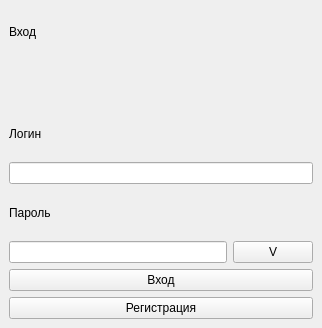
<?xml version="1.0" encoding="UTF-8"?>
<ui version="4.0">
 <class>MainWindow</class>
 <widget class="QMainWindow" name="MainWindow">
  <property name="geometry">
   <rect>
    <x>0</x>
    <y>0</y>
    <width>322</width>
    <height>328</height>
   </rect>
  </property>
  <property name="windowTitle">
   <string>MainWindow</string>
  </property>
  <widget class="QWidget" name="centralwidget">
   <layout class="QVBoxLayout" name="verticalLayout">
    <item>
     <widget class="QLabel" name="l_entry">
      <property name="text">
       <string>Вход</string>
      </property>
     </widget>
    </item>
    <item>
     <widget class="QLabel" name="l_info">
      <property name="text">
       <string/>
      </property>
     </widget>
    </item>
    <item>
     <widget class="QLabel" name="l_login">
      <property name="text">
       <string>Логин</string>
      </property>
     </widget>
    </item>
    <item>
     <widget class="QLineEdit" name="le_login"/>
    </item>
    <item>
     <widget class="QLabel" name="l_password">
      <property name="text">
       <string>Пароль</string>
      </property>
     </widget>
    </item>
    <item>
     <layout class="QHBoxLayout" name="layout_password">
      <item>
       <widget class="QLineEdit" name="le_password"/>
      </item>
      <item>
       <widget class="QPushButton" name="btn_visibility">
        <property name="text">
         <string>V</string>
        </property>
        <property name="checkable">
         <bool>true</bool>
        </property>
       </widget>
      </item>
     </layout>
    </item>
    <item>
     <widget class="QPushButton" name="btn_login">
      <property name="text">
       <string>Вход</string>
      </property>
     </widget>
    </item>
    <item>
     <widget class="QPushButton" name="btn_registration">
      <property name="text">
       <string>Регистрация</string>
      </property>
     </widget>
    </item>
   </layout>
  </widget>
 </widget>
 <resources/>
 <connections/>
</ui>
